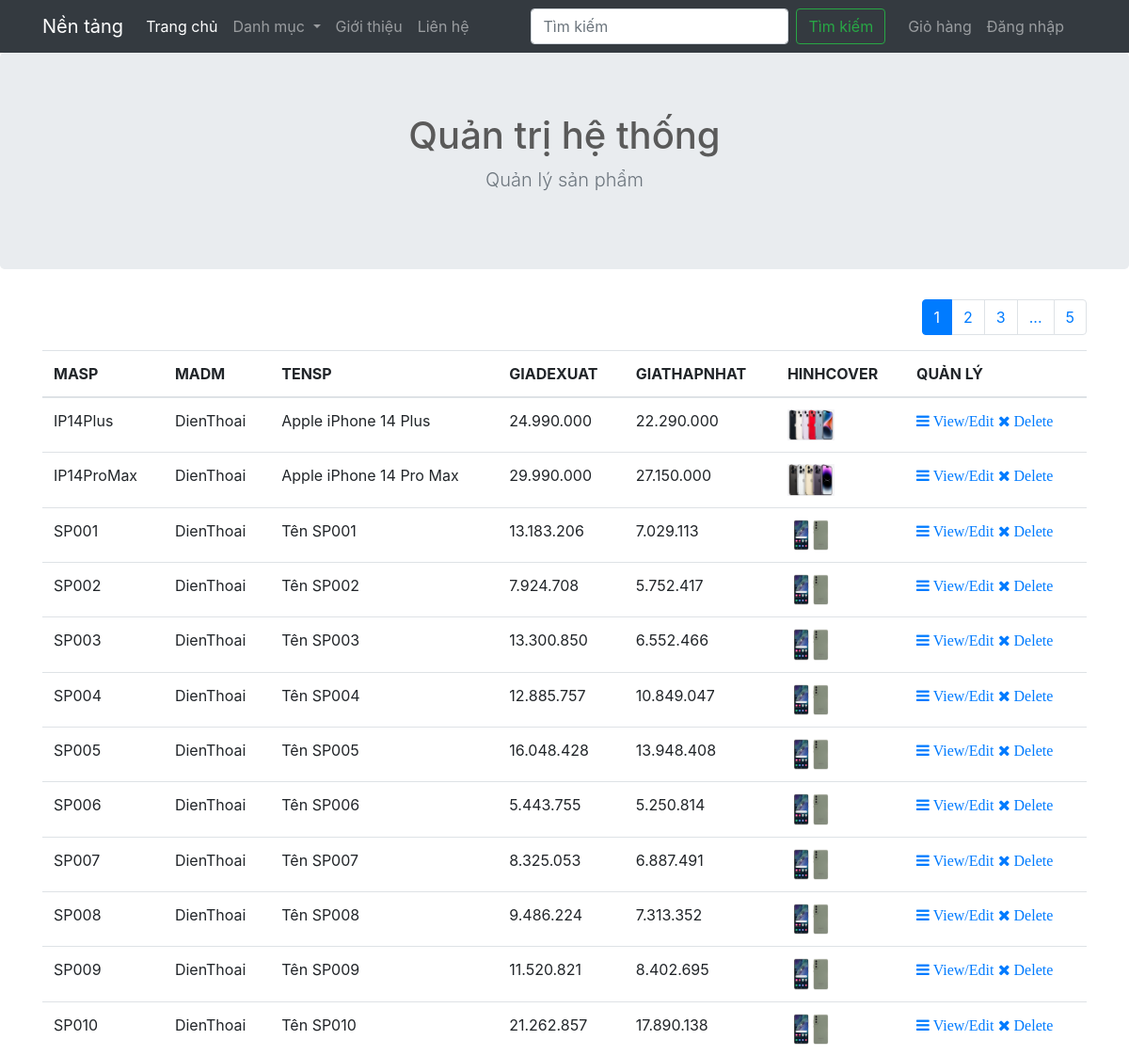
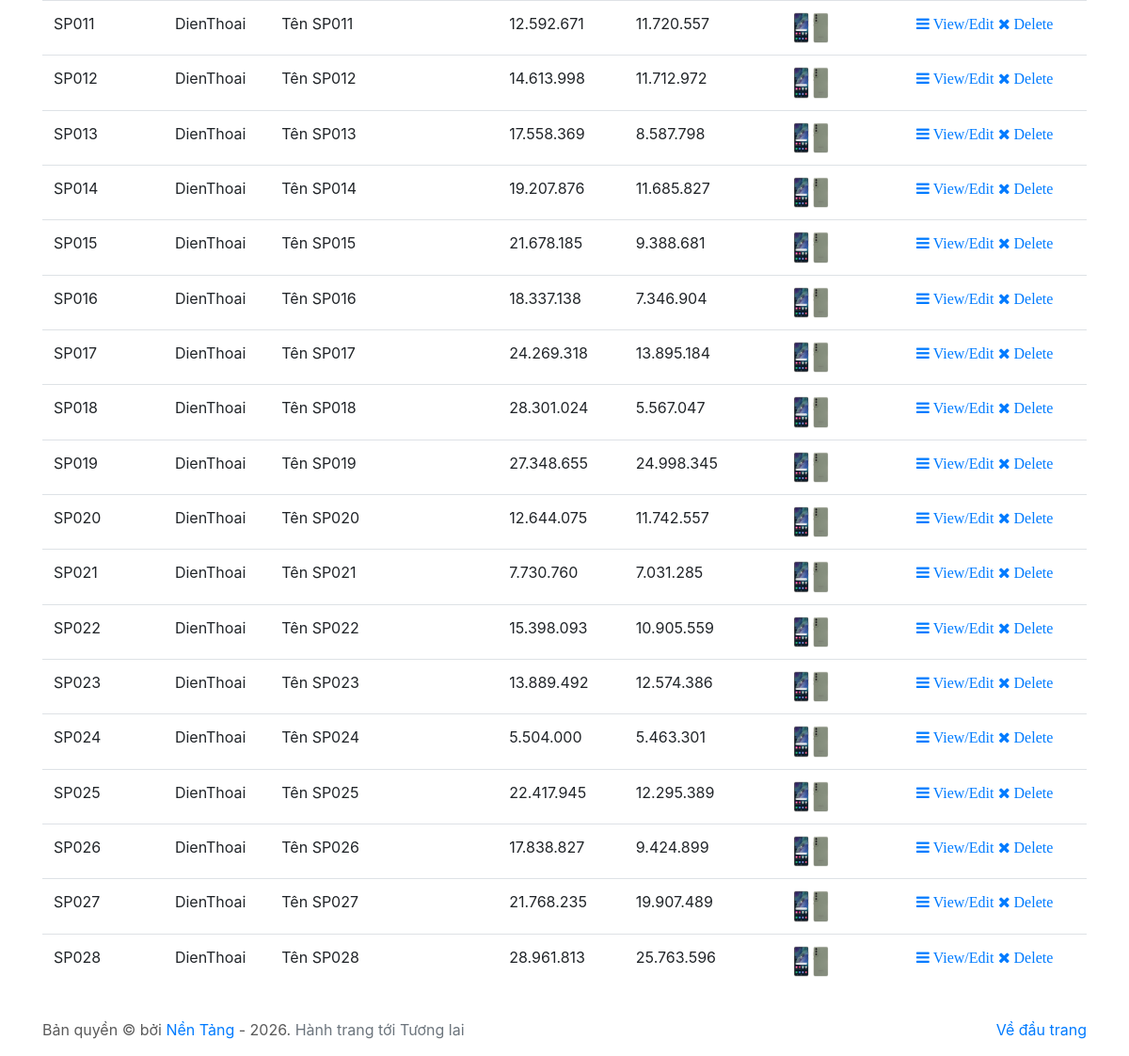
Page /productsAdmin.php on the committed database (2 pictures, top to bottom).
### tables this page shows
create table SANPHAM
(
   MASP                 varchar(50) not null,
   MADM                 varchar(50) not null,
   TENSP                varchar(50),
   GIOITHIEUSP          varchar(200),
   THONGTINSP           text,
   GIADEXUAT            int,
   GIATHAPNHAT          int,
   HINHCOVER            text,
   primary key (MASP)
);

### productsAdmin.php (the view, shortened to what this page needs)
<!DOCTYPE html>
<html lang="vi" class="h-100">
<head>
    <link rel="stylesheet" href="vendor/bootstrap/css/bootstrap.min.css" type="text/css">
    <link rel="stylesheet" href="vendor/font-awesome/css/font-awesome.min.css" type="text/css">
    <link rel="stylesheet" href="assets/css/app.css" type="text/css">
</head>
<body>
    <?php
    include ("./layout/header.php");
    ?>
    <main role="main">
        <section class="jumbotron text-center">
            <div class="container">
                <h1 class="jumbotron-heading">Quản trị hệ thống</h1>
                <p class="lead text-muted">Quản lý sản phẩm</p>
            </div>
        </section>
        <div class="container">
            <?php
            $sql = "select MASP,MADM,TENSP,GIADEXUAT,GIATHAPNHAT,HINHCOVER from sanpham";
            $conn = connectDB();
            $rs = getItemsPaging($sql, $conn, "productsAdmin.php?", $_GET["pageNumber"] ?? "1", PAPP);
            ?>
            <div class="container">
                <div class="clearfix">
                    <div class="row float-right">
                        <ul class="pagination justify-content-center w-100">
                            <?php echo $rs["page_links"]; ?>
                        </ul>
                    </div>
                </div>
            </div>
            <table class="table table-hover">
                <thead>
                    <tr>
                        <?php
                        if (is_array($rs)) {
                            foreach ($rs[0] as $r => $r_value) {
                                echo '<th>' . $r . '</th>';
                            }
                            ?>
                            <th>
                                QUẢN LÝ
                            </th>
                        </tr>
                    </thead>
                    <tbody>
                        <?php
                        for ($i = 0; $i < count($rs) - 1; $i++) {
                            echo "<tr>";
                            foreach ($rs[$i] as $row => $row_value) {
                                if ($row == "HINHCOVER") {
                                    echo '<td><img src="' . $row_value . '" style="width:50px;"></td>';
                                } elseif ($row == "GIATHAPNHAT" || $row == "GIADEXUAT") {
                                    echo "<td>" . number_format($row_value, 0, '', '.') . "</td>";
                                } else {
                                    echo "<td>" . $row_value . "</td>";
                                }
                            }
                            ?>
                            <td>
                                <a href="productEdit.php?MASP=<?php echo $rs[$i]["MASP"] ?>&ACT=VIEW" <i
                                    class="fa fa-bars text-left"> View/Edit</i> </a>
                                <a href="<?php echo htmlspecialchars($_SERVER["PHP_SELF"]) . "?MASP=" . $rs[$i]["MASP"] ?>&ACT=DELETE"
                                    <i class="fa fa-close text-left"
                                    onClick="return deleteSP('<?php echo $rs[$i]["MASP"] ?>');">
                                    Delete</i></a>
                            </td>
                            </tr>
                            <?php
                        }
                        ?>
                    </tbody>
                </table>
            </div>
            <?php
                        }
                        ?>
    </main>
    <footer class="footer mt-auto py-3">
        <div class="container">
            <span>Bản quyền © bởi <a href="https://nentang.vn">Nền Tảng</a> -
                <script>document.write(new Date().getFullYear());</script>.
            </span>
            <span class="text-muted">Hành trang tới Tương lai</span>
            <p class="float-right">
                <a href="#">Về đầu trang</a>
            </p>
        </div>
    </footer>
</body>
</html>

### assets/css/app.css (style rules this page uses)
body { color: #5a5a5a; }

### rows in the picture
sanpham: MASP "IP14Plus", MADM "DienThoai", TENSP "Apple iPhone 14 Plus", GIADEXUAT "24.990.000", GIATHAPNHAT "22.290.000", HINHCOVER (picture)
sanpham: MASP "IP14ProMax", MADM "DienThoai", TENSP "Apple iPhone 14 Pro Max", GIADEXUAT "29.990.000", GIATHAPNHAT "27.150.000", HINHCOVER (picture)
sanpham: MASP "SP001", MADM "DienThoai", TENSP "Tên SP001", GIADEXUAT "13.183.206", GIATHAPNHAT "7.029.113", HINHCOVER (picture)
sanpham: MASP "SP002", MADM "DienThoai", TENSP "Tên SP002", GIADEXUAT "7.924.708", GIATHAPNHAT "5.752.417", HINHCOVER (picture)
sanpham: MASP "SP003", MADM "DienThoai", TENSP "Tên SP003", GIADEXUAT "13.300.850", GIATHAPNHAT "6.552.466", HINHCOVER (picture)
sanpham: MASP "SP004", MADM "DienThoai", TENSP "Tên SP004", GIADEXUAT "12.885.757", GIATHAPNHAT "10.849.047", HINHCOVER (picture)
sanpham: MASP "SP005", MADM "DienThoai", TENSP "Tên SP005", GIADEXUAT "16.048.428", GIATHAPNHAT "13.948.408", HINHCOVER (picture)
sanpham: MASP "SP006", MADM "DienThoai", TENSP "Tên SP006", GIADEXUAT "5.443.755", GIATHAPNHAT "5.250.814", HINHCOVER (picture)
sanpham: MASP "SP007", MADM "DienThoai", TENSP "Tên SP007", GIADEXUAT "8.325.053", GIATHAPNHAT "6.887.491", HINHCOVER (picture)
sanpham: MASP "SP008", MADM "DienThoai", TENSP "Tên SP008", GIADEXUAT "9.486.224", GIATHAPNHAT "7.313.352", HINHCOVER (picture)
sanpham: MASP "SP009", MADM "DienThoai", TENSP "Tên SP009", GIADEXUAT "11.520.821", GIATHAPNHAT "8.402.695", HINHCOVER (picture)
sanpham: MASP "SP010", MADM "DienThoai", TENSP "Tên SP010", GIADEXUAT "21.262.857", GIATHAPNHAT "17.890.138", HINHCOVER (picture)
sanpham: MASP "SP011", MADM "DienThoai", TENSP "Tên SP011", GIADEXUAT "12.592.671", GIATHAPNHAT "11.720.557", HINHCOVER (picture)
sanpham: MASP "SP012", MADM "DienThoai", TENSP "Tên SP012", GIADEXUAT "14.613.998", GIATHAPNHAT "11.712.972", HINHCOVER (picture)
sanpham: MASP "SP013", MADM "DienThoai", TENSP "Tên SP013", GIADEXUAT "17.558.369", GIATHAPNHAT "8.587.798", HINHCOVER (picture)
sanpham: MASP "SP014", MADM "DienThoai", TENSP "Tên SP014", GIADEXUAT "19.207.876", GIATHAPNHAT "11.685.827", HINHCOVER (picture)
sanpham: MASP "SP015", MADM "DienThoai", TENSP "Tên SP015", GIADEXUAT "21.678.185", GIATHAPNHAT "9.388.681", HINHCOVER (picture)
sanpham: MASP "SP016", MADM "DienThoai", TENSP "Tên SP016", GIADEXUAT "18.337.138", GIATHAPNHAT "7.346.904", HINHCOVER (picture)
sanpham: MASP "SP017", MADM "DienThoai", TENSP "Tên SP017", GIADEXUAT "24.269.318", GIATHAPNHAT "13.895.184", HINHCOVER (picture)
sanpham: MASP "SP018", MADM "DienThoai", TENSP "Tên SP018", GIADEXUAT "28.301.024", GIATHAPNHAT "5.567.047", HINHCOVER (picture)
sanpham: MASP "SP019", MADM "DienThoai", TENSP "Tên SP019", GIADEXUAT "27.348.655", GIATHAPNHAT "24.998.345", HINHCOVER (picture)
sanpham: MASP "SP020", MADM "DienThoai", TENSP "Tên SP020", GIADEXUAT "12.644.075", GIATHAPNHAT "11.742.557", HINHCOVER (picture)
sanpham: MASP "SP021", MADM "DienThoai", TENSP "Tên SP021", GIADEXUAT "7.730.760", GIATHAPNHAT "7.031.285", HINHCOVER (picture)
sanpham: MASP "SP022", MADM "DienThoai", TENSP "Tên SP022", GIADEXUAT "15.398.093", GIATHAPNHAT "10.905.559", HINHCOVER (picture)
sanpham: MASP "SP023", MADM "DienThoai", TENSP "Tên SP023", GIADEXUAT "13.889.492", GIATHAPNHAT "12.574.386", HINHCOVER (picture)
sanpham: MASP "SP024", MADM "DienThoai", TENSP "Tên SP024", GIADEXUAT "5.504.000", GIATHAPNHAT "5.463.301", HINHCOVER (picture)
sanpham: MASP "SP025", MADM "DienThoai", TENSP "Tên SP025", GIADEXUAT "22.417.945", GIATHAPNHAT "12.295.389", HINHCOVER (picture)
sanpham: MASP "SP026", MADM "DienThoai", TENSP "Tên SP026", GIADEXUAT "17.838.827", GIATHAPNHAT "9.424.899", HINHCOVER (picture)
sanpham: MASP "SP027", MADM "DienThoai", TENSP "Tên SP027", GIADEXUAT "21.768.235", GIATHAPNHAT "19.907.489", HINHCOVER (picture)
sanpham: MASP "SP028", MADM "DienThoai", TENSP "Tên SP028", GIADEXUAT "28.961.813", GIATHAPNHAT "25.763.596", HINHCOVER (picture)

### other values in the picture
$pages "5"
$r "MASP"
$r "MADM"
$r "TENSP"
$r "GIADEXUAT"
$r "GIATHAPNHAT"
$r "HINHCOVER"
